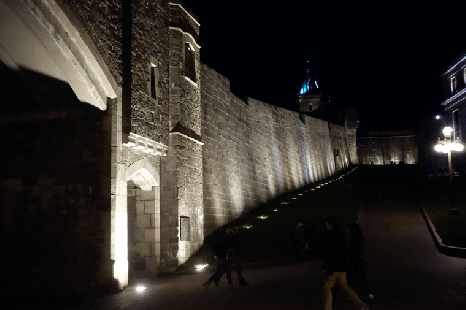
#> input picture Practice 2/images/calle.png, 466 x 310 px
$ python ej_3.py
#> lines starting #> are read from the running program, lines starting #| are printed output that depends on the picture
"""
Vamos a repetir el ejercicio anterior, pero con un enfoque distinto. A partir de la imagen original en color, obtén una
versión en niveles de gris mediante la función rgb2gray. Trata de mejorar el contraste de esta imagen en niveles de gris
empleando las mismas funciones de aclarado y ecualización que has usado en el ejercicio 1. Muestra las 7 imágenes
obtenidas junto con sus correspondientes histogramas y comenta los resultados obtenidos.

Los resultados obtenidos en este caso son parecidos a los obtenidos en el ejercicio 2, pero ¿son exactamente iguales?
Razona tu respuesta.

¿Qué proceso te parece más acertado para obtener una imagen en niveles de gris en la que hayamos mejorado el contraste?
¿El utilizado en los ejercicios 1 y 2 o el utilizado en el ejercicio 3? Justifica tu respuesta.
"""

import skimage as ski
import matplotlib.pyplot as plt
import numpy as np
from skimage.color import rgb2gray

images = []

img_original = ski.io.imread("images/calle.png")
#> img_original is the input picture: shape (310, 466, 3); mean R, G, B 45.7, 41.5, 37.5
img_original = rgb2gray(img_original)
#> img_original: shape (310, 466) float64
images.append(img_original)

img_real_gray = ski.util.img_as_float(img_original) * 255

img_clara = np.sqrt(255 * img_real_gray)
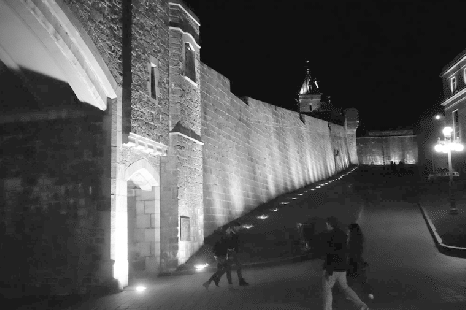
#> img_clara: shape (310, 466) float64; min 15.41, max 255, mean 81.4
img_clara = ski.util.img_as_ubyte(img_clara / 255)
images.append(img_clara)

img_clara_2 = np.cbrt(255 ** 2 * img_real_gray)
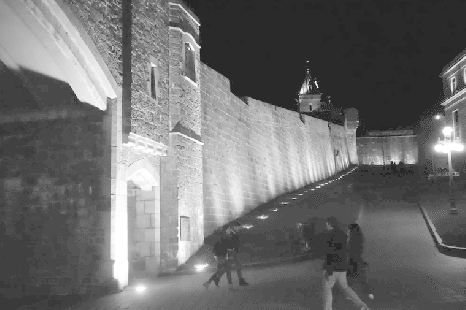
#> img_clara_2: shape (310, 466) float64; min 39.28, max 255, mean 111.3
img_clara_2 = ski.util.img_as_ubyte(img_clara_2 / 255)
images.append(img_clara_2)

img_eq = ski.exposure.equalize_hist(img_real_gray / 255)
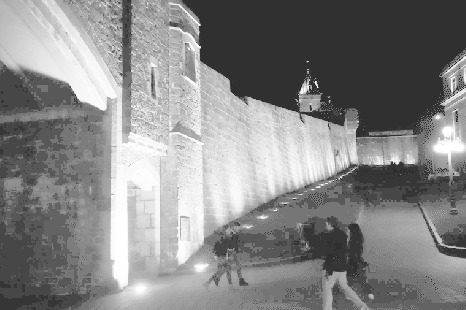
#> img_eq: shape (310, 466) float64; min 0.192, max 1, mean 0.527
img_eq = ski.util.img_as_ubyte(img_eq)
images.append(img_eq)

img_eq_adapt_2 = ski.exposure.equalize_adapthist(img_real_gray / 255, 2)
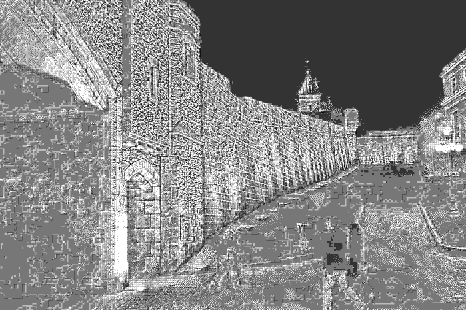
#> img_eq_adapt_2: shape (310, 466) float64; min 0, max 1, mean 0.514
img_eq_adapt_2 = ski.util.img_as_ubyte(img_eq_adapt_2)
images.append(img_eq_adapt_2)

img_eq_adapt_4 = ski.exposure.equalize_adapthist(img_real_gray / 255, 4)
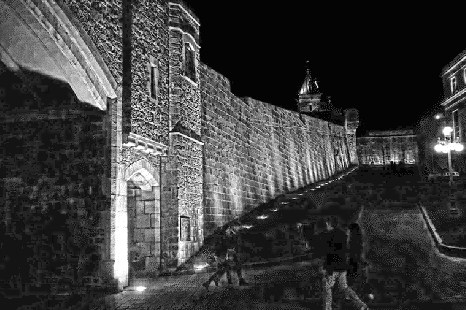
#> img_eq_adapt_4: shape (310, 466) float64; min 0, max 1, mean 0.244
img_eq_adapt_4 = ski.util.img_as_ubyte(img_eq_adapt_4)
images.append(img_eq_adapt_4)

img_eq_adapt_8 = ski.exposure.equalize_adapthist(img_real_gray / 255, 8)
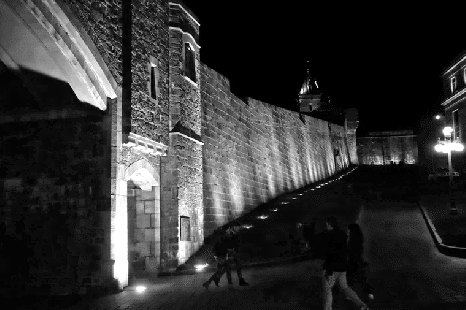
#> img_eq_adapt_8: shape (310, 466) float64; min 0, max 1, mean 0.198
img_eq_adapt_8 = ski.util.img_as_ubyte(img_eq_adapt_8)
images.append(img_eq_adapt_8)

fig, axs = plt.subplots(7, 2, layout="constrained")

for i, image in enumerate(images):
    axs[i, 0].imshow(image, cmap=plt.cm.gray)
    h_gray, c_gray = ski.exposure.histogram(image)
    axs[i, 1].bar(c_gray, h_gray, 1.1)
#> this loop made 7 passes

axs_lineal = axs.ravel()
for i in range(0, axs_lineal.size, 2):
    axs_lineal[i].set_axis_off()
    axs_lineal[i + 1].set_xticks([0, 64, 128, 192, 255])
plt.show()
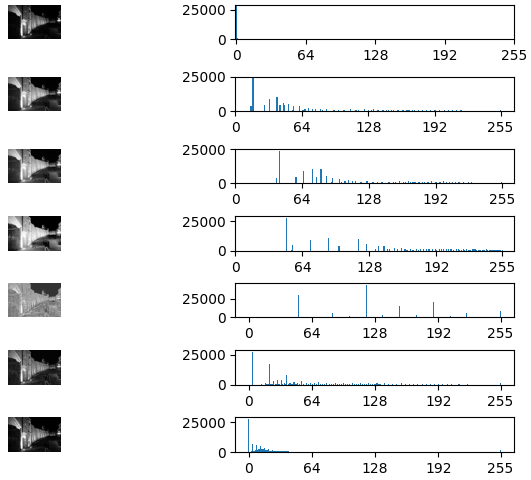
#> figure drawn by matplotlib, 14 panels; panel 2: tallest bar 27672 high, from x = -0.544 to 0.556; panel 4: tallest bar 23912 high, from x = 16.45 to 17.55; panel 6: tallest bar 23912 high, from x = 41.45 to 42.55; panel 8: tallest bar 27672 high, from x = 48.45 to 49.55
